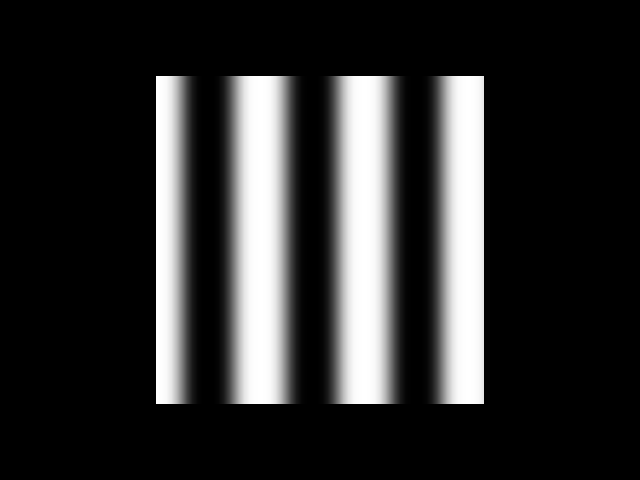

Write the Python code that produced this figure.
#!/usr/bin/env python

# Read a NIfTI neuroimaging volume (.nii) using vtkNIFTIImageReader and
# display an axial slice with grayscale coloring.  A small synthetic NIfTI
# volume is generated and written to disk if the file does not already exist.

import math
import os
from pathlib import Path

# Factory overrides: importing these modules registers the OpenGL rendering
# and interaction style implementations for vtkRenderingCore factory classes.
import vtkmodules.vtkInteractionStyle  # noqa: F401
import vtkmodules.vtkRenderingOpenGL2  # noqa: F401

# VTK pipeline classes used in this example
from vtkmodules.vtkCommonCore import vtkLookupTable
from vtkmodules.vtkIOImage import vtkNIFTIImageReader, vtkNIFTIImageWriter
from vtkmodules.vtkImagingCore import vtkImageMapToColors
from vtkmodules.vtkImagingSources import vtkImageSinusoidSource
from vtkmodules.vtkRenderingCore import (
    vtkImageActor,
    vtkRenderWindow,
    vtkRenderWindowInteractor,
    vtkRenderer,
)

# Colors (normalized RGB)
black_rgb = (0.0, 0.0, 0.0)

# Data directory: defaults to the folder containing this script
data_dir = Path(os.environ.get("VPE_DATA_DIR", Path(__file__).parent))
nii_path = data_dir / "synthetic.nii"

# Generate a synthetic NIfTI volume if the file does not exist
if not nii_path.exists():
    source = vtkImageSinusoidSource()
    source.SetWholeExtent(0, 63, 0, 63, 0, 31)
    source.SetPeriod(20.0)
    source.SetAmplitude(128)
    source.Update()

    writer = vtkNIFTIImageWriter()
    writer.SetFileName(str(nii_path))
    writer.SetInputConnection(source.GetOutputPort())
    writer.Write()

# Reader: load the NIfTI volume
reader = vtkNIFTIImageReader()
reader.SetFileName(str(nii_path))
reader.Update()

# LookupTable: grayscale mapping
lut = vtkLookupTable()
scalar_range = reader.GetOutput().GetScalarRange()
lut.SetTableRange(scalar_range)
lut.SetSaturationRange(0, 0)
lut.SetHueRange(0, 0)
lut.SetValueRange(0, 1)
lut.Build()

# ColorMap: map scalars to grayscale colors
color_map = vtkImageMapToColors()
color_map.SetInputConnection(reader.GetOutputPort())
color_map.SetLookupTable(lut)
color_map.Update()

# ImageActor: display the middle axial slice
extent = reader.GetOutput().GetExtent()
mid_slice = (extent[4] + extent[5]) // 2

image_actor = vtkImageActor()
image_actor.GetMapper().SetInputConnection(color_map.GetOutputPort())
image_actor.SetDisplayExtent(
    extent[0], extent[1], extent[2], extent[3], mid_slice, mid_slice
)
image_actor.ForceOpaqueOn()

# Renderer: assemble the scene
renderer = vtkRenderer()
renderer.AddActor(image_actor)
renderer.SetBackground(black_rgb)

# Window: display the rendered scene
render_window = vtkRenderWindow()
render_window.AddRenderer(renderer)
render_window.SetWindowName("read nifti")
render_window.SetMultiSamples(0)
render_window.SetSize(640, 480)

# Interactor: handle mouse and keyboard events
interactor = vtkRenderWindowInteractor()
interactor.SetRenderWindow(render_window)

# Scene: configure the camera
renderer.ResetCamera()

interactor.Initialize()
interactor.Start()
